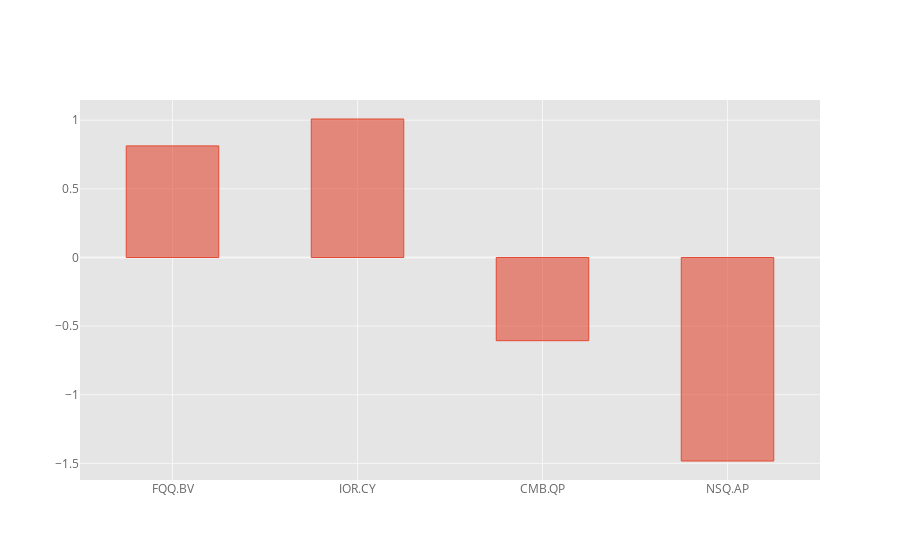

Here is the notebook cell this chart was saved with:
### Markdown cell above
## Bar Plots

### Code cell
df.iloc[3].iplot(kind='bar',bargap=.5)

### Figure 1 — Plotly figure (JSON) as saved in the notebook; plotly's stock layout.template omitted (floating-point values rounded to 4 significant figures)
{"data": [{"marker": {"color": "rgba(226, 74, 51, 0.6)", "line": {"color": "rgba(226, 74, 51, 1.0)", "width": 1}}, "name": "2015-01-04 00:00:00", "orientation": "v", "text": "", "type": "bar", "x": ["FQQ.BV", "IOR.CY", "CMB.QP", "NSQ.AP"], "y": [0.813, 1.009, -0.6063, -1.483]}], "layout": {"bargap": 0.5, "legend": {"bgcolor": "#FFFFFF", "font": {"color": "#666666"}}, "paper_bgcolor": "#FFFFFF", "plot_bgcolor": "#E5E5E5", "title": {"font": {"color": "#151516"}}, "xaxis": {"gridcolor": "#F6F6F6", "showgrid": true, "tickfont": {"color": "#666666"}, "title": {"font": {"color": "#666666"}, "text": ""}, "zerolinecolor": "#F6F6F6"}, "yaxis": {"gridcolor": "#F6F6F6", "showgrid": true, "tickfont": {"color": "#666666"}, "title": {"font": {"color": "#666666"}, "text": ""}, "zerolinecolor": "#F6F6F6"}}}
